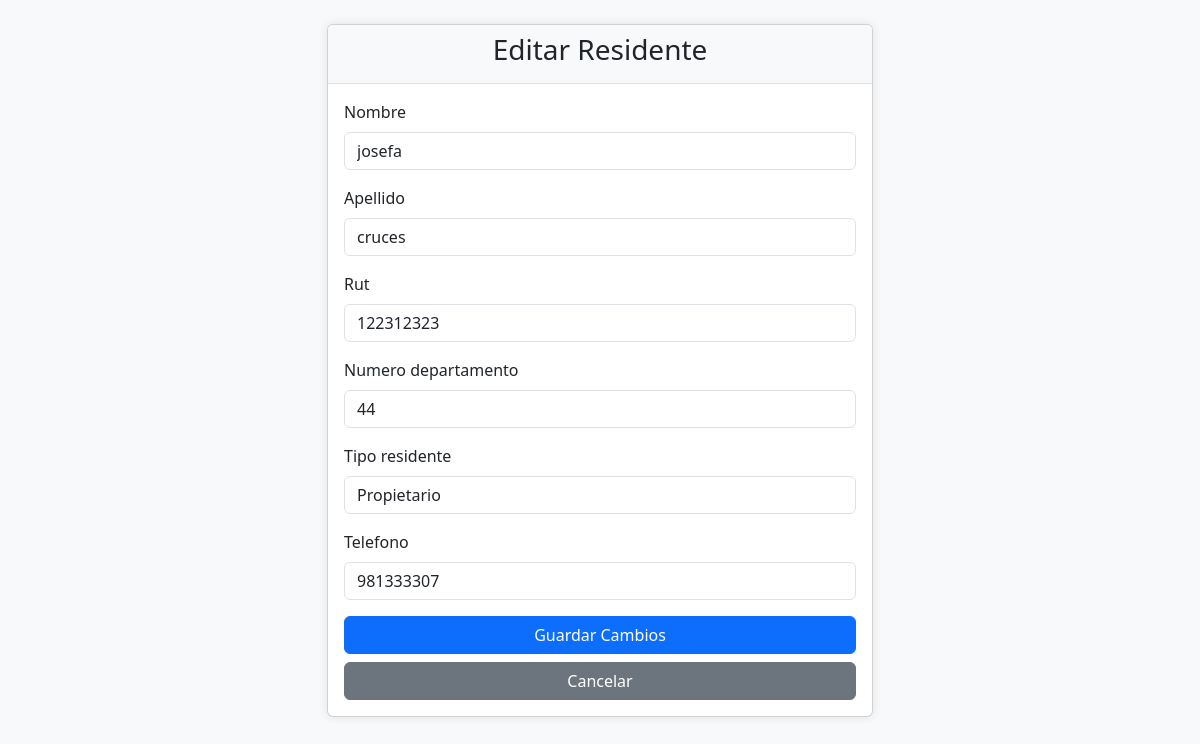
Page /editar-residente/3/ on the committed database.
### aplicaciones/gest_mirador/models.py (models this page shows, shortened)
class Residente(models.Model):
    TIPO_RESIDENCIA = [
        ('P', 'Propietario'),
        ('A', 'Arrendatario'),
    ]
    nombre = models.CharField(max_length=100)
    apellido = models.CharField(max_length=100)
    rut = models.CharField(max_length=12, unique=True)
    telefono = models.CharField(max_length=15)
    email = models.EmailField(max_length=254)
    tipo_residente = models.CharField(
        max_length=4,
        choices=TIPO_RESIDENCIA,
        default='PROP'
    )
    numero_departamento = models.CharField(max_length=10)
    fecha_ingreso = models.DateField(default=timezone.now)
    activo = models.BooleanField(default=True)
    fecha_registro = models.DateTimeField(auto_now_add=True)
    ultima_actualizacion = models.DateTimeField(auto_now=True)
    class Meta:
        verbose_name = 'Residente'
        verbose_name_plural = 'Residentes'

### aplicaciones/gest_mirador/views.py (the view)
# urls.py: path('editar-residente/<int:id>/', views.editar_residente, name='editar_residente'),
def editar_residente(request, id):
    gestor = GestorResidentes()
    residente = gestor.obtener_residente(id)
    if request.method == 'POST':
        form = ResidenteForm(request.POST, instance=residente)
        if gestor.actualizar_residente(id, form):
            messages.success(request, 'Residente actualizado exitosamente.')
            return redirect('listar_residentes')
    else:
        form = ResidenteForm(instance=residente)
    return render(request, 'gest_mirador/editar_residente.html', {'form': form, 'residente': residente})

### aplicaciones/gest_mirador/forms.py
class ResidenteForm(forms.ModelForm):
    class Meta:
        model = Residente
        fields = [
            'nombre',
            'apellido',
            'rut',
            'numero_departamento',
            'tipo_residente',
            'telefono',
        ]
        widgets = {
            'nombre': forms.TextInput(attrs={'class': 'form-control'}),
            'apellido': forms.TextInput(attrs={'class': 'form-control'}),
            'rut': forms.TextInput(attrs={'class': 'form-control'}),
            'numero_departamento': forms.TextInput(attrs={'class': 'form-control'}),
            'tipo_residente': forms.Select(attrs={'class': 'form-control'}),
            'telefono': forms.TextInput(attrs={'class': 'form-control'}),
        }

### aplicaciones/gest_mirador/singleton.py (called while the page is built)
    def __new__(cls):
        if cls._instance is None:
            cls._instance = super().__new__(cls)
        return cls._instance

    def obtener_residente(self, id):
        return get_object_or_404(Residente, id=id)

### aplicaciones/gest_mirador/Templates/gest_mirador/editar_residente.html (shortened to what this page needs)
<!DOCTYPE html>
<html>
<head>
    <link href="https://cdn.jsdelivr.net/npm/bootstrap@5.3.0/dist/css/bootstrap.min.css" rel="stylesheet">
</head>
<body>
    <div class="container mt-4">
        <div class="row justify-content-center">
            <div class="col-md-6">
                <div class="card">
                    <div class="card-header">
                        <h3 class="text-center">Editar Residente</h3>
                    </div>
                    <div class="card-body">
                        <form method="post">
                            {% for field in form %}
                            <div class="mb-3">
                                <label for="{{ field.id_for_label }}" class="form-label">{{ field.label }}</label>
                                <div class="form-control-wrapper">
                                    {{ field }}
                                </div>
                            </div>
                            {% endfor %}
                            <div class="d-grid gap-2">
                                <button type="submit" class="btn btn-primary">Guardar Cambios</button>
                                <a href="{% url 'listar_residentes' %}" class="btn btn-secondary">Cancelar</a>
                            </div>
                        </form>
                    </div>
                </div>
            </div>
        </div>
    </div>
</body>
</html>

### aplicaciones/gest_mirador/Templates/gest_mirador/editar_residente.html (style rules this page uses)
body { background-color: #f8f9fa; }
.form-control { margin-bottom: 10px; }
.card { box-shadow: 0 0 10px rgba(0,0,0,0.1); }
.card-header { background-color: #f8f9fa; border-bottom: 1px solid #dee2e6; }

### rows in the picture
Residente: form "josefa" "cruces" "122312323" "44" "Propietario" "981333307"

### other values in the picture
{{ field.label }} "Nombre" "Apellido" "Rut" "Numero departamento" "Tipo residente" "Telefono"
